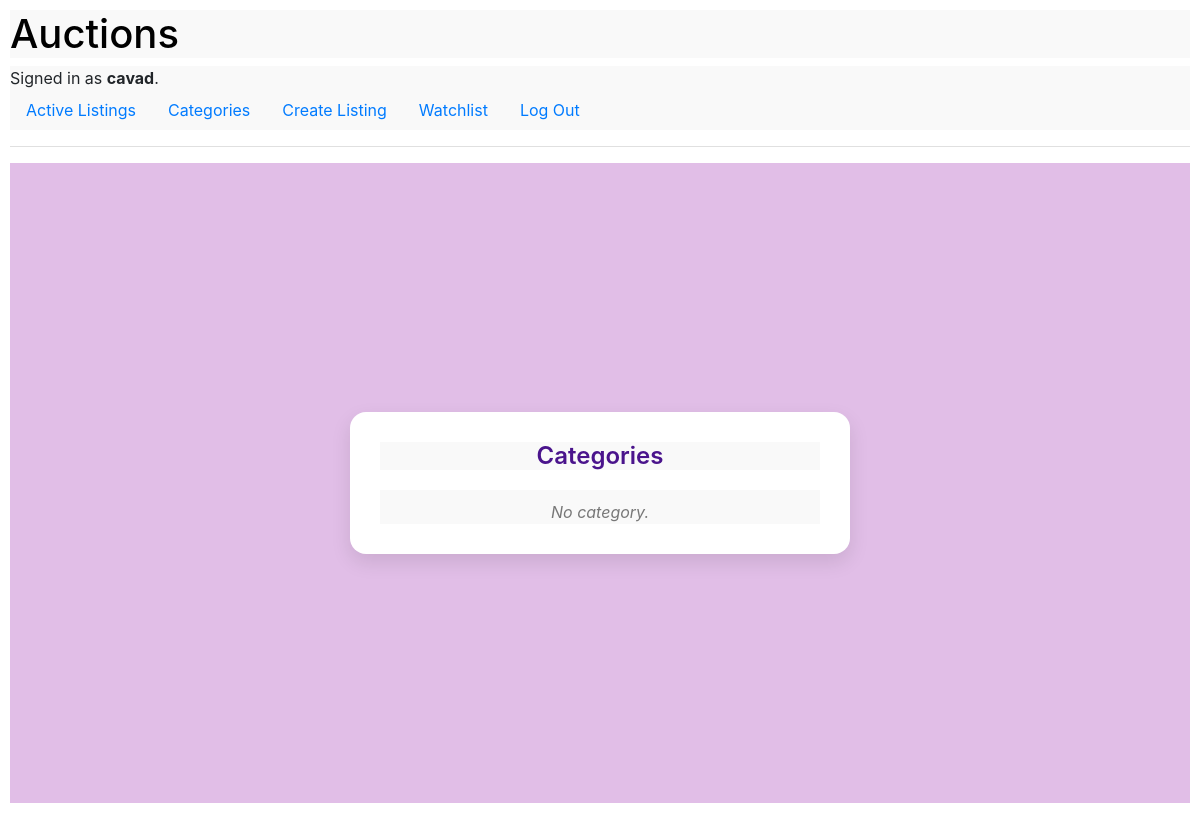
Before: /view/categories/ (signed in) with the older database file.
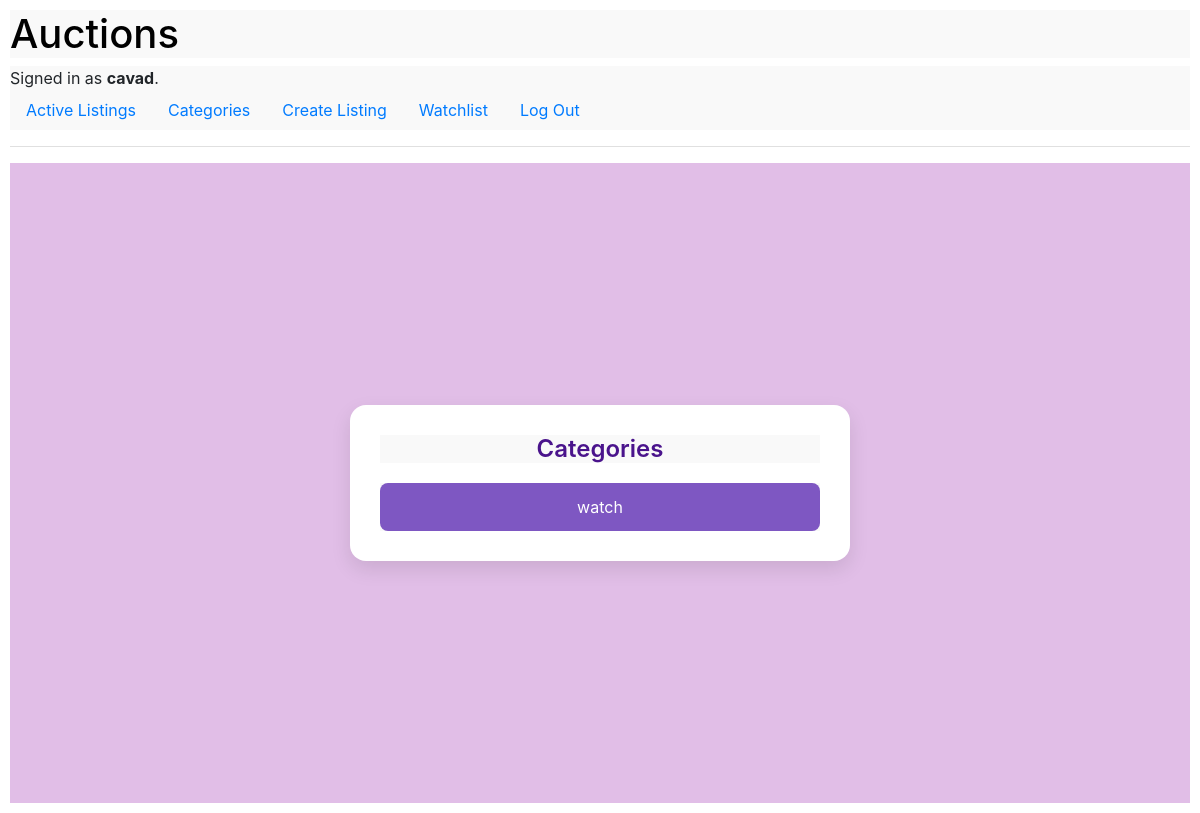
After: the same page with the newer database file.
### auctions/models.py (models this page shows)
class Category(models.Model):
    name = models.CharField(max_length=64, unique=True)
    def __str__(self):
        return self.name

### auctions/views.py (the view)
# urls.py: path('view/categories/', views.view_categories, name='categories'),
def view_categories(request):
    categories = Category.objects.all()
    context = {'categories': categories}
    return render(request, 'auctions/categories.html', context)

### auctions/templates/auctions/categories.html
{% extends 'auctions/layout.html' %}
{% block body %}
<div class="categories-container">
    <div class="categories-card">
        <h2 class="categories-title">Categories</h2>
        <div class="categories-list">
            {% for category in categories %}
                <a href="{% url 'category' category.id %}" class="category-item">{{ category }}</a>
            {% empty %}
                <div class="no-category">No category.</div>
            {% endfor %}
        </div>
    </div>
</div>
{% endblock %}

Changed rows visible on the page:
added Category: name "watch"
Other visible differences:
text no longer shown: "No category."
